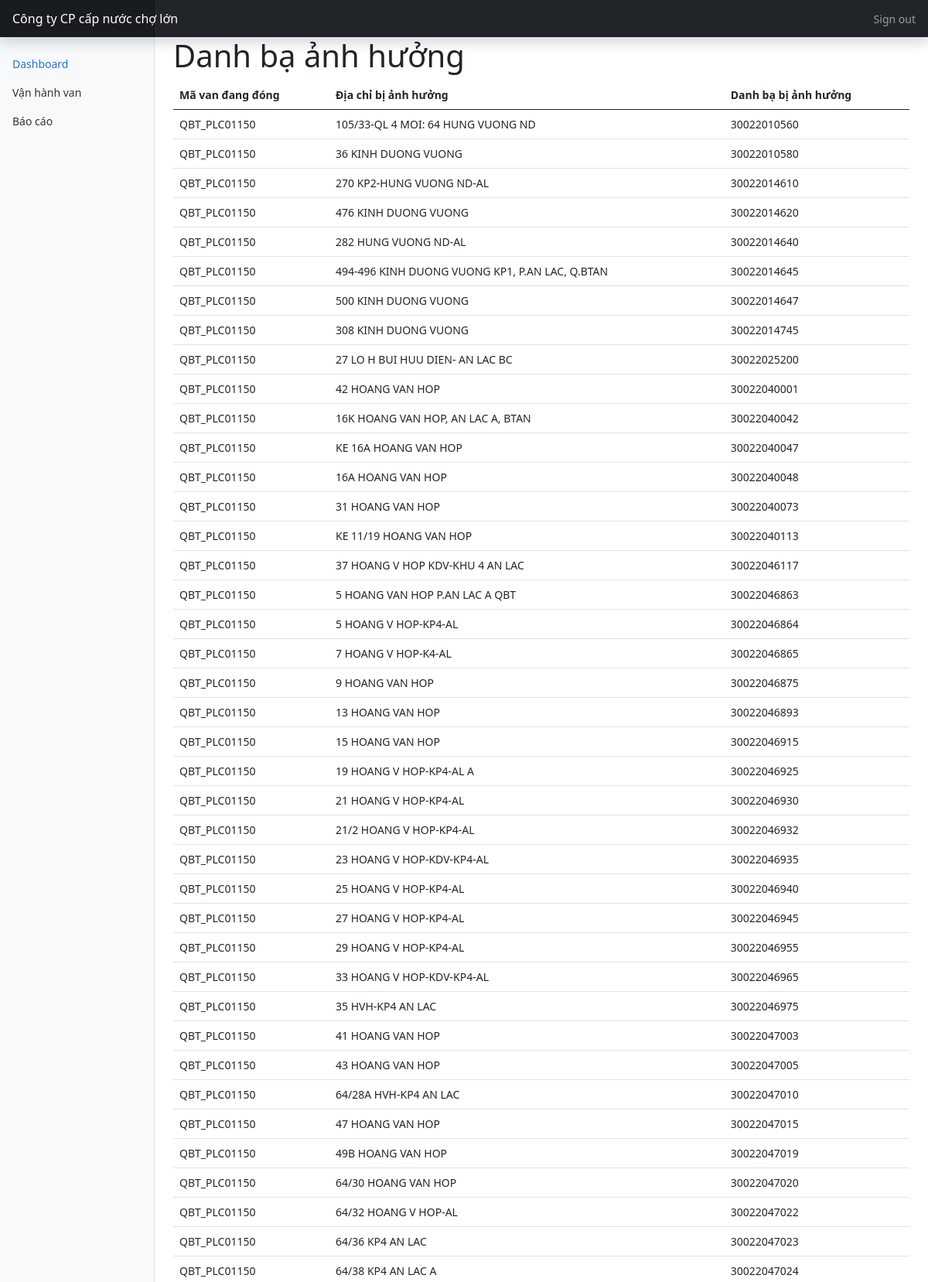
The app's page /vault_report (upper part) with its own data.
### app.py (models this page shows)
class VaultDetail(db.Model):
    vault_id = db.Column(db.String(20), primary_key=True)
    vault_dma = db.Column(db.String(20), db.ForeignKey(VaultDMA.vault_dma))
    vault_size = db.Column(db.Integer)
    vault_type = db.Column(db.String(20), db.ForeignKey("vault_type.vault_type")) # Chức năng van
    vault_position = db.Column(db.String(20), db.ForeignKey("vault_position.vault_position")) # Trên lề, dưới nhựa
    vault_total_round = db.Column(db.Integer) # Tổng số vòng van
    vault_current_round = db.Column(db.Integer) # Vòng van hiện tại
    vault_address = db.Column(db.String(50))
    vault_client = db.Column(db.String(20))
    vault_directory = db.Column(db.String(20), primary_key=True)
    vault_cooperate_team = db.Column(db.String(20), db.ForeignKey("cooperate_team.team_name")) # Đơn vị phối hợp
    vault_conductor = db.Column(db.String(20), db.ForeignKey(Conductor.conductor)) # Người thực hiện
    vault_requirer = db.Column(db.String(20), db.ForeignKey(Requirer.requirer_name)) # người đề xuất
    vault_status = db.Column(db.String(20), db.ForeignKey(VaultStatus.vault_status))

### app.py (the view)
@app.route("/vault_report", methods=["GET", "POST"])
def vault_report():
    form = AffectedAddressForm()
    affected_address_filter = None
    affected_filter = VaultDetail.query.filter(VaultDetail.vault_status == "Đóng").with_entities(VaultDetail.vault_id, VaultDetail.vault_address, VaultDetail.vault_directory)
    affected_address = [(id, address, status) for id, address, status in affected_filter]
    if form.is_submitted():
        search_affected_address_filter = VaultDetail.query.filter(VaultDetail.vault_id==form.vault_id.data.strip()).with_entities(VaultDetail.vault_address, VaultDetail.vault_directory)
        affected_address_filter = [(address, directory) for address, directory in search_affected_address_filter]
    return render_template("vault_report.html", affected_address=affected_address, form=form, affected_address_filter=affected_address_filter)

### templates/vault_report.html (shortened to what this page needs)
{% extends 'base.html' %}
{% block content %}
<h1>Danh bạ ảnh hưởng</h1>
<table class="table">
    <thead>
      <tr>
        <th scope="col">Mã van đang đóng</th>
        <th scope="col">Địa chỉ bị ảnh hưởng</th>
        <th scope="col">Danh bạ bị ảnh hưởng</th>
      </tr>
    </thead>
    <tbody>
        {% for vault in affected_address %}
            <tr>
                <td>{{ vault[0] }}</td>
                <td>{{ vault[1] }}</td>
                <td>{{ vault[2] }}</td>
            </tr>
        {% endfor %}
    </tbody>
  </table>
{% endblock %}

### templates/base.html (shortened to what this page needs)
<!doctype html>
<html lang="en">
  <head>
<link href="{{ url_for('static', filename='css/bootstrap.min.css') }}" rel="stylesheet">
    <link href="{{ url_for('static', filename='css/dashboard.css') }}" rel="stylesheet">
  </head>
  <body>
<header class="navbar navbar-dark sticky-top bg-dark flex-md-nowrap p-0 shadow">
  <a class="navbar-brand col-md-3 col-lg-2 me-0 px-3" href="#">Công ty CP cấp nước chợ lớn</a>
  <div class="navbar-nav">
    <div class="nav-item text-nowrap">
      <a class="nav-link px-3" href="#">Sign out</a>
    </div>
  </div>
</header>
<div class="container-fluid">
  <div class="row">
    <nav id="sidebarMenu" class="col-md-3 col-lg-2 d-md-block bg-light sidebar collapse">
      <div class="position-sticky pt-3">
        <ul class="nav flex-column">
          <li class="nav-item">
            <a class="nav-link active" aria-current="page" href="#">
              Dashboard
            </a>
          </li>
          <li class="nav-item">
            <a class="nav-link" href="{{url_for('vault_control')}}">
              Vận hành van
            </a>
          </li>
          <li class="nav-item">
            <a class="nav-link" href="{{url_for('vault_report')}}">
              Báo cáo
            </a>
          </li>
        </ul>
      </div>
    </nav>
    <main class="col-md-9 ms-sm-auto col-lg-10 px-md-4">
        {% block content %}
        {% endblock %}
    </main>
  </div>
</div>
  </body>
</html>

### static/css/dashboard.css (style rules this page uses)
body { font-size: .875rem; }
.sidebar { position: fixed; top: 0; bottom: 0; left: 0; z-index: 100; padding: 48px 0 0; box-shadow: inset -1px 0 0 rgba(0, 0, 0, .1); }
.sidebar .nav-link { font-weight: 500; color: #333; }
.sidebar .nav-link.active { color: #2470dc; }
.navbar-brand { padding-top: .75rem; padding-bottom: .75rem; font-size: 1rem; background-color: rgba(0, 0, 0, .25); box-shadow: inset -1px 0 0 rgba(0, 0, 0, .25); }

### records on screen
VaultDetail: vault "QBT_PLC01150", vault_address "105/33-QL 4 MOI: 64 HUNG VUONG ND", vault_directory "30022010560"
VaultDetail: vault "QBT_PLC01150", vault_address "36 KINH DUONG VUONG", vault_directory "30022010580"
VaultDetail: vault "QBT_PLC01150", vault_address "270 KP2-HUNG VUONG ND-AL", vault_directory "30022014610"
VaultDetail: vault "QBT_PLC01150", vault_address "476 KINH DUONG VUONG", vault_directory "30022014620"
VaultDetail: vault "QBT_PLC01150", vault_address "282 HUNG VUONG ND-AL", vault_directory "30022014640"
VaultDetail: vault "QBT_PLC01150", vault_address "494-496 KINH DUONG VUONG KP1, P.AN LAC, Q.BTAN", vault_directory "30022014645"
VaultDetail: vault "QBT_PLC01150", vault_address "500 KINH DUONG VUONG", vault_directory "30022014647"
VaultDetail: vault "QBT_PLC01150", vault_address "308 KINH DUONG VUONG", vault_directory "30022014745"
VaultDetail: vault "QBT_PLC01150", vault_address "27 LO H BUI HUU DIEN- AN LAC BC", vault_directory "30022025200"
VaultDetail: vault "QBT_PLC01150", vault_address "42 HOANG VAN HOP", vault_directory "30022040001"
VaultDetail: vault "QBT_PLC01150", vault_address "16K HOANG VAN HOP, AN LAC A, BTAN", vault_directory "30022040042"
VaultDetail: vault "QBT_PLC01150", vault_address "KE 16A HOANG VAN HOP", vault_directory "30022040047"
VaultDetail: vault "QBT_PLC01150", vault_address "16A HOANG VAN HOP", vault_directory "30022040048"
VaultDetail: vault "QBT_PLC01150", vault_address "31 HOANG VAN HOP", vault_directory "30022040073"
VaultDetail: vault "QBT_PLC01150", vault_address "KE 11/19 HOANG VAN HOP", vault_directory "30022040113"
VaultDetail: vault "QBT_PLC01150", vault_address "37 HOANG V HOP KDV-KHU 4 AN LAC", vault_directory "30022046117"
VaultDetail: vault "QBT_PLC01150", vault_address "5 HOANG VAN HOP P.AN LAC A QBT", vault_directory "30022046863"
VaultDetail: vault "QBT_PLC01150", vault_address "5 HOANG V HOP-KP4-AL", vault_directory "30022046864"
VaultDetail: vault "QBT_PLC01150", vault_address "7 HOANG V HOP-K4-AL", vault_directory "30022046865"
VaultDetail: vault "QBT_PLC01150", vault_address "9 HOANG VAN HOP", vault_directory "30022046875"
VaultDetail: vault "QBT_PLC01150", vault_address "13 HOANG VAN HOP", vault_directory "30022046893"
VaultDetail: vault "QBT_PLC01150", vault_address "15 HOANG VAN HOP", vault_directory "30022046915"
VaultDetail: vault "QBT_PLC01150", vault_address "19 HOANG V HOP-KP4-AL A", vault_directory "30022046925"
VaultDetail: vault "QBT_PLC01150", vault_address "21 HOANG V HOP-KP4-AL", vault_directory "30022046930"
VaultDetail: vault "QBT_PLC01150", vault_address "21/2 HOANG V HOP-KP4-AL", vault_directory "30022046932"
VaultDetail: vault "QBT_PLC01150", vault_address "23 HOANG V HOP-KDV-KP4-AL", vault_directory "30022046935"
VaultDetail: vault "QBT_PLC01150", vault_address "25 HOANG V HOP-KP4-AL", vault_directory "30022046940"
VaultDetail: vault "QBT_PLC01150", vault_address "27 HOANG V HOP-KP4-AL", vault_directory "30022046945"
VaultDetail: vault "QBT_PLC01150", vault_address "29 HOANG V HOP-KP4-AL", vault_directory "30022046955"
VaultDetail: vault "QBT_PLC01150", vault_address "33 HOANG V HOP-KDV-KP4-AL", vault_directory "30022046965"
VaultDetail: vault "QBT_PLC01150", vault_address "35 HVH-KP4 AN LAC", vault_directory "30022046975"
VaultDetail: vault "QBT_PLC01150", vault_address "41 HOANG VAN HOP", vault_directory "30022047003"
VaultDetail: vault "QBT_PLC01150", vault_address "43 HOANG VAN HOP", vault_directory "30022047005"
VaultDetail: vault "QBT_PLC01150", vault_address "64/28A HVH-KP4 AN LAC", vault_directory "30022047010"
VaultDetail: vault "QBT_PLC01150", vault_address "47 HOANG VAN HOP", vault_directory "30022047015"
VaultDetail: vault "QBT_PLC01150", vault_address "49B HOANG VAN HOP", vault_directory "30022047019"
VaultDetail: vault "QBT_PLC01150", vault_address "64/30 HOANG VAN HOP", vault_directory "30022047020"
VaultDetail: vault "QBT_PLC01150", vault_address "64/32 HOANG V HOP-AL", vault_directory "30022047022"
VaultDetail: vault "QBT_PLC01150", vault_address "64/36 KP4 AN LAC", vault_directory "30022047023"
VaultDetail: vault "QBT_PLC01150", vault_address "64/38 KP4 AN LAC A", vault_directory "30022047024"
